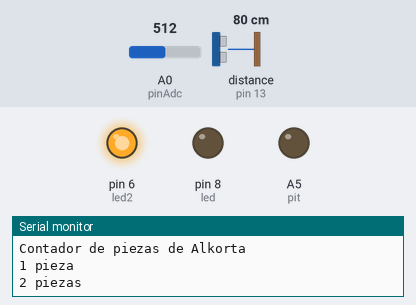
Simulated run of this sketch. Board: Arduino Uno, built with avr-gcc and run on an emulated ATmega328P. On the bench: output pins drawn as LEDs (lit = HIGH), the last lines printed to the serial monitor. The inputs (shaded band) are chosen by the test bench; at power-on: A0 (pinAdc) = 512, distance to the obstacle (sensor on pin 13) 80 cm. The echo pulse lasts 58.3 µs per cm; pins used as bus, display or sensor lines are not drawn.

Above: at 3.3 s.
3.4 s: A0 (pinAdc) set to 122
At 5.4 s:
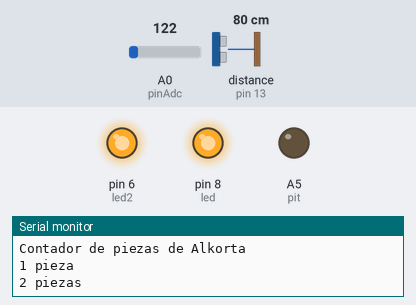
6.5 s: A0 (pinAdc) set to 292
8.0 s: A0 (pinAdc) set to 317
At 13.9 s:
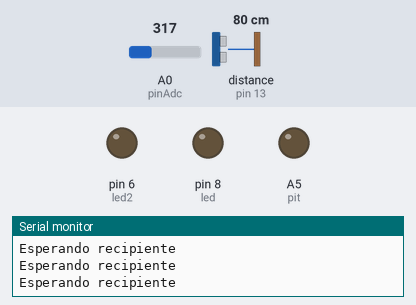
Timing chart, 0 to 15.4 s (numbered marks = the images above; inputs shaded):
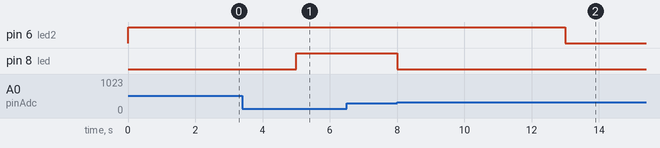

Measured:
- the behaviour switches between 300 and 301 on A0 (pinAdc) (found by bisection; images 1 and 2)
- after the input at 3.4 s, pin 8 (led): LOW → HIGH after 1.6 s
- after the input at 6.5 s, every drawn part: stays the same
- after the input at 8.0 s, pin 6 (led2): HIGH → LOW after 5.0 s; pin 8 (led): HIGH → LOW at once

The sketch:

Contador_Piezas_Proximidad.ino
```cpp
// test code for Grove - Sound Sensor
// loovee @ 2016-8-30
const int pinAdc = A0;    //el pin Analogico que recibe la señal del sensor
int count=0;              //inicializamos el contador
int led=8;                //el pin Digital donde esta el LED de lectura
int led2=6;               //el pin Digital donde esta el LED que simula la cinta
int pit=A5;               //el pin Analogico donde esta la alarma
int range=300;            //valor que activa el count
long sum = 0;             //inicializamos una variable de lectura del sensor
int res=5;                //El número de piezas que queremos contar antes de retirarlas
const int trigPin=12;     //Inicializar el emisor del sensor de proximidad
const int echoPin=13;     //Inicializar el receptor del sensor de proximidad
long duration;            //Variable tiempo sensor proximidad
int distance;             //Variable distancia sensor proximidad
int dis=6;

      // En el setup se especifican las condiciones iniciales
void setup(){
    Serial.begin(115200);
    Serial.println("Contador de piezas de Alkorta");
    pinMode(led, OUTPUT);
    pinMode(led2, OUTPUT);
    pinMode(pit,OUTPUT);
    digitalWrite(led,HIGH);
    digitalWrite(led2,HIGH);
    analogWrite(pit,0);
    pinMode(trigPin, OUTPUT);
    pinMode(echoPin, INPUT);

}
      //Este es el código que se va a ejecutar contínuamente
void loop()
{
    sum=analogRead(pinAdc);     //Se lee el valor del sensor y se guarda en sum
    if(sum>range)               //Si sum es mayor que el valor establecido previamente como
                                //límite quiere decir que ha caido una pieza
    {
      count+=1;                 //El contador de piezas se incrementa en 1
      digitalWrite(led,LOW);    //Se apaga el LED
    Serial.print(count);
    if(count==1)Serial.print(" pieza"); else Serial.print(" piezas");
    Serial.println("");

    if (count==5){    //Cuando el contador llega al límite de piezas que queremos salta la alarma
                      //que nos avisa que tenemos que retirarlas

      digitalWrite(led2,LOW);    //Se apaga el LED2
      Serial.println("Retirar piezas");
      distance=calcdist();

      while(distance<dis){   //Parte del código que emite un pitido hasta que se quita el recipiente
        analogWrite(pit,150);
        delay(500);
        analogWrite(pit,0);
        delay(500);
        distance=calcdist();
       }
       analogWrite(pit,0);
       count=0;
       while(distance>dis)
       {
        Serial.println("Esperando recipiente");
        distance=calcdist();
        }
    }
    delay (2500);
    digitalWrite(led,HIGH);     //El LED se vuelve a encender dando la señal de que puede recibir una nueva pieza
    digitalWrite(led2,HIGH);
    }
}
int calcdist()
{
      digitalWrite(trigPin, LOW);
      delayMicroseconds(2);

      digitalWrite(trigPin, HIGH);
      delayMicroseconds(10);
      digitalWrite(trigPin, LOW);

      duration=pulseIn(echoPin, HIGH);
      distance=duration*0.034/2;
      return (distance);
}
```
